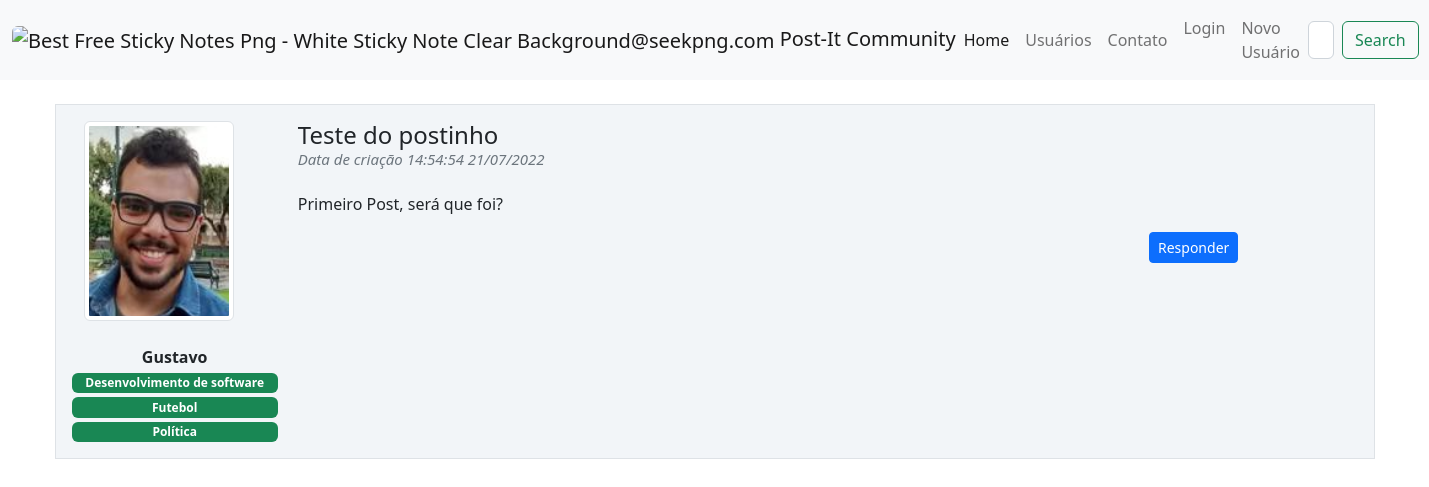
/post/1, run on an earlier commit of the app's database.
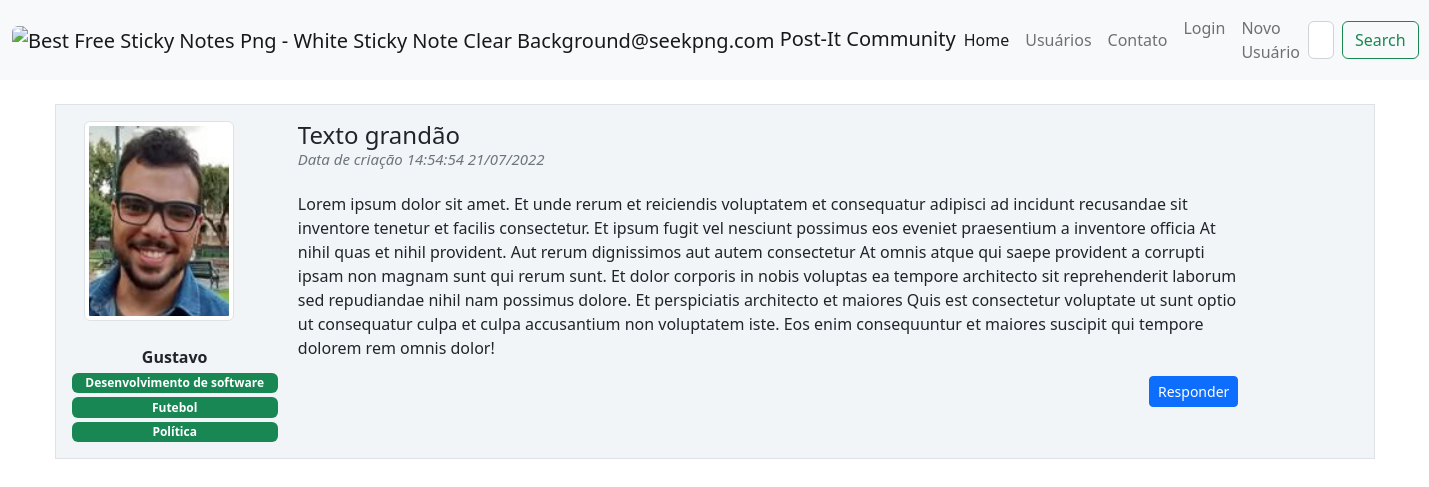
And on a later commit of the database.
### post_it/models.py (models this page shows)
class Post(database.Model):
    id = database.Column(database.Integer, primary_key=True)
    titulo = database.Column(database.String, nullable=False)
    corpo = database.Column(database.Text, nullable=False)
    data_criacao = database.Column(database.DateTime, nullable=False, default=datetime.utcnow())
    id_usuario = database.Column(database.Integer, database.ForeignKey('usuario.id'), nullable=False)
    resposta = database.relationship('Resposta', backref='post', lazy=True)

### post_it/routes.py (the view)
@login_required
@app.route('/post/<post_id>', methods=['GET', 'POST'])
def exibir_post(post_id):
    post = Post.query.get(post_id)
    if current_user == post.author:
        form = True
    else:
        form = None
    return render_template('post.html', post=post, form=form)

### post_it/templates/post.html (shortened to what this page needs)
{% extends 'base.html'%}
{% block body%}
<div class="container">
    <div class = "row border mt-4 p-3 meupost">
        <div class = "col col-2 text-center">
            <div class="image pe-2">
               <img src="{{ url_for('static', filename='fotos_perfil/{}'.format(post.author.foto_perfil))}}" alt="{{ url_for('static', filename='fotos_perfil/{}'.format('default.png'))}}" class="box-foto-post img-thumbnail rounded"  >
                <br></b><strong>{{ post.author.username}}</strong><br>
                <div class="row justify-content-center">
                {% for interesse in post.author.interesses.split(';') %}
                    <span class="badge bg-success mt-1">{{ interesse }}</span>
                {% endfor %}
                </div>
            </div>
        </div>
        <div class = "col col-9">
            <h4>{{post.titulo}}
                <small class="text-muted d-flex align-items-start" style="font-size: 15px">
                    <p class="fst-italic">Data de criação {{post.data_criacao.strftime('%H:%M:%S %d/%m/%Y')}}</p>
                </small>
            </h4>
            <p class="justify-content-center">{{ post.corpo }}</p>
            <div class="d-grid gap-2 d-md-flex justify-content-md-end">
                  <a href="{{ url_for('resposta_post', post_id=post.id) }}"><button class="btn btn-primary btn-sm" type="button">Responder</button></a>
            </div>
        </div>
    </div>
</div>
{% endblock%}

What changed in the data, as far as the page shows it:
changed Post: titulo "Teste do postinho" → "Texto grandão"; corpo "Primeiro Post, será que foi?" → "Lorem ipsum dolor sit amet. Et unde rerum et reiciendis voluptatem et consequatur adipisci ad incidunt recusandae sit inventore tenetur et facilis consectetur. Et ipsum fugit vel nesciunt possimus eos eveniet praesentium a inventore officia At nihil quas et nihil provident. Aut rerum dignissimos aut autem consectetur At omnis atque qui saepe provident a corrupti ipsam non magnam sunt qui rerum sunt. Et dolor corporis in nobis voluptas ea tempore architecto sit reprehenderit laborum sed repudiandae nihil nam possimus dolore. Et perspiciatis architecto et maiores Quis est consectetur voluptate ut sunt optio ut consequatur culpa et culpa accusantium non voluptatem iste. Eos enim consequuntur…"
